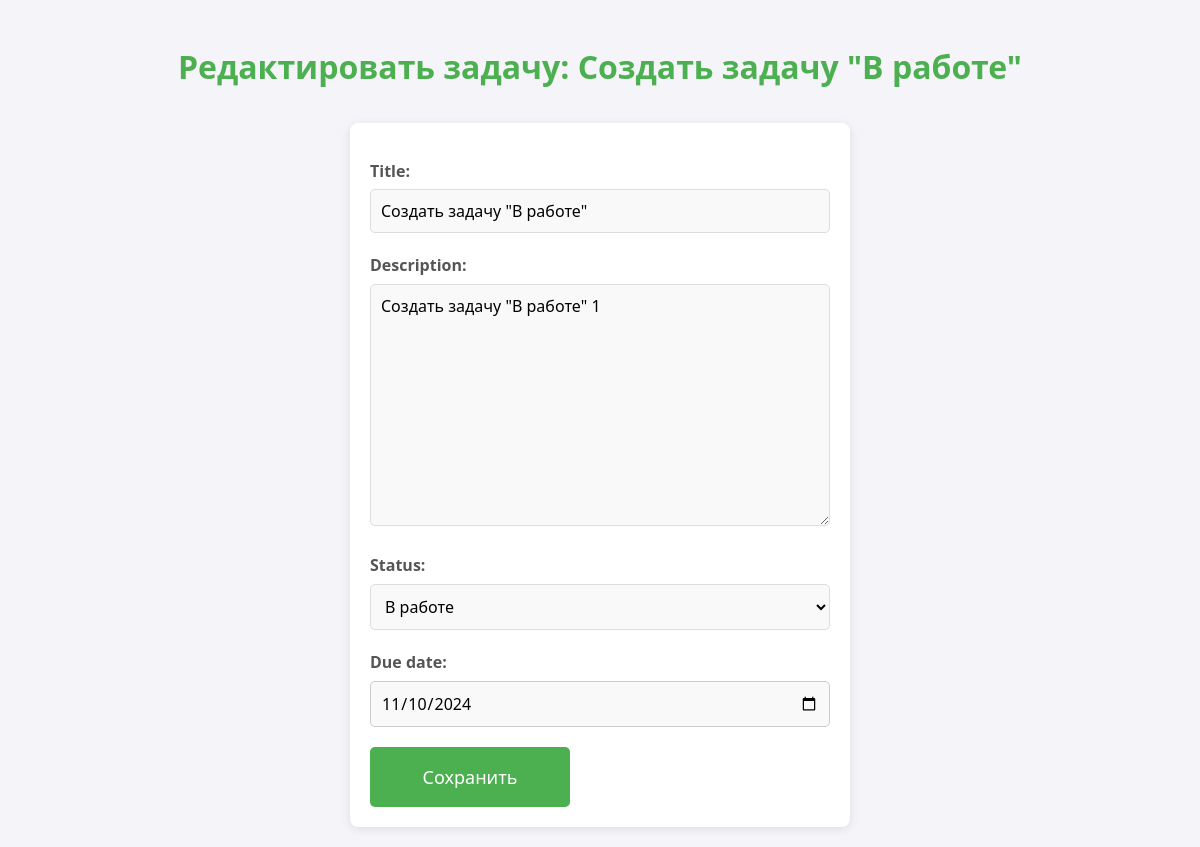
/edit/8/, run on the app's committed database.
### tasks/models.py (models this page shows, shortened)
class Task(models.Model):
    STATUS_CHOICES = [
        ('В работе', 'В работе'),
        ('Направлена в работу', 'Направлена в работу'),
        ('Выполнена', 'Выполнена'),
    ]
    title = models.CharField(max_length=200)
    description = models.TextField()
    status = models.CharField(max_length=20, choices=STATUS_CHOICES, default='pending')
    created_at = models.DateTimeField(auto_now_add=True)
    updated_at = models.DateTimeField(auto_now=True)
    due_date = models.DateField(null=True, blank=True)  # Добавляем поле для дедлайна

### tasks/views.py (the view)
# urls.py: path('edit/<int:pk>/', views.edit_task, name='edit_task'),
def edit_task(request, pk):
    task = get_object_or_404(Task, pk=pk)
    if request.method == 'POST':
        form = TaskForm(request.POST, instance=task)
        if form.is_valid():
            form.save()
            return redirect('index')
    else:
        form = TaskForm(instance=task)
    return render(request, 'tasks/edit_task.html', {'form': form, 'task': task})

### tasks/forms.py
class TaskForm(forms.ModelForm):
    class Meta:
        model = Task
        fields = ['title', 'description', 'status', 'due_date']  # Добавляем поле due_date
        widgets = {
            'due_date': forms.DateInput(attrs={'type': 'date'}),  # Используем виджет типа "date"
        }

### tasks/templates/tasks/edit_task.html (shortened to what this page needs)
<!DOCTYPE html>
{% load static %}
<html lang="ru">
<head>
    <link rel="stylesheet" href="{% static '/styles.css' %}">
</head>
<body>
    <h1>Редактировать задачу: {{ task.title }}</h1>
    <form method="POST">
        {{ form.as_p }}
        <button type="submit">Сохранить</button>
    </form>
</body>
</html>

### static/styles.css (style rules this page uses)
* { box-sizing: border-box; font-family: 'Segoe UI', Tahoma, Geneva, Verdana, sans-serif; }
input[type="date"] { padding: 10px; border-radius: 5px; border: 1px solid #ccc; font-size: 16px; width: 100%; margin-top: 5px; }
body { margin: 15px; background-color: #f4f4f9; color: #333; line-height: 1.6; margin: 0; padding: 20px; }
h1 { text-align: center; color: #4CAF50; margin-bottom: 30px; font-size: 32px; }
form { background-color: #ffffff; border-radius: 8px; box-shadow: 0 2px 10px rgba(0, 0, 0, 0.1); padding: 20px; max-width: 500px; margin: 0 auto; }
form p { margin-bottom: 20px; font-size: 16px; }
form input, form textarea, form select { width: 100%; padding: 10px; margin-top: 5px; border: 1px solid #ddd; border-radius: 5px; font-size: 16px; background-color: #f9f9f9; box-sizing: border-box; }
button { background-color: #4CAF50; width: 200px; height: 60px; color: white; border: none; padding: 12px 20px; margin: 0px; font-size: 18px; cursor: pointer; border-radius: 5px; transition: background-color 0.3s ease; }
label { font-weight: bold; color: #555; }
textarea { resize: vertical; min-height: 150px; }

### data on the page
Task: title "Создать задачу \"В работе\"", description "Создать задачу \"В работе\" 1", status "В работе", due_date "11/10/2024"
